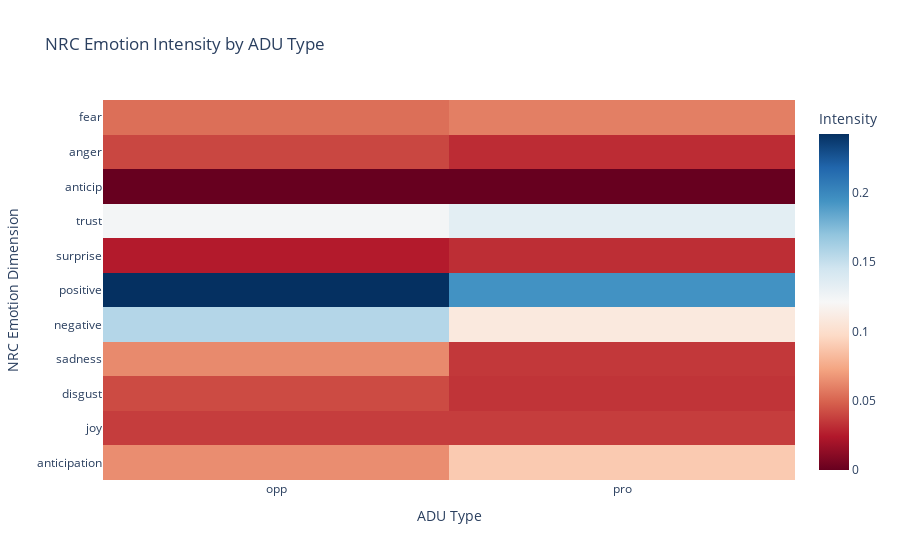

Notebook cell for this chart:
### Code cell
import pandas as pd
import spacy
from nrclex import NRCLex
import plotly.express as px

nlp = spacy.load("en_core_web_sm")

def calculate_nrc(text):
    nrc_sentiment = NRCLex(text)
    affect_dict = nrc_sentiment.affect_frequencies
    
    base_emotions = ['fear', 'anger', 'anticipation', 'trust', 'surprise', 
                     'positive', 'negative', 'sadness', 'disgust', 'joy']
    
    for emotion in base_emotions:
        if emotion not in affect_dict:
            affect_dict[emotion] = 0.0
            
    return affect_dict

def process_data(df):
    df_exp = df.explode(['EDU', 'adu_type'])
    
    nrc_features = df_exp['EDU'].apply(lambda x: pd.Series(calculate_nrc(x)))
    
    return pd.concat([df_exp[['adu_type']], nrc_features], axis=1)

def visualize_correlation(processed_df):
    grouped = processed_df.groupby('adu_type').mean().reset_index()
    
    melted = grouped.melt(id_vars='adu_type', 
                         var_name='Emotion', 
                         value_name='Intensity')
    
    fig = px.imshow(
        grouped.set_index('adu_type').T,
        labels=dict(x="ADU Type", y="NRC Dimension", color="Intensity"),
        color_continuous_scale='RdBu',
        title="NRC Emotion Intensity by ADU Type",
        aspect="auto"
    )
    
    fig.update_layout(
        xaxis_title="ADU Type",
        yaxis_title="NRC Emotion Dimension",
        coloraxis_colorbar=dict(title="Intensity")
    )
    
    return fig

processed_df = process_data(df)
fig = visualize_correlation(processed_df)
fig.show()

### Figure 1 — Plotly figure (JSON) as saved in the notebook; plotly's stock layout.template omitted (floating-point values rounded to 4 significant figures)
{"data": [{"coloraxis": "coloraxis", "hovertemplate": "ADU Type: %{x}<br>NRC Dimension: %{y}<br>Intensity: %{z}<extra></extra>", "name": "0", "type": "heatmap", "x": ["opp", "pro"], "xaxis": "x", "y": ["fear", "anger", "anticip", "trust", "surprise", "positive", "negative", "sadness", "disgust", "joy", "anticipation"], "yaxis": "y", "z": [[0.05363, 0.05928], [0.04004, 0.03103], [0, 0], [0.1239, 0.1338], [0.02488, 0.03163], [0.2426, 0.1946], [0.1568, 0.1088], [0.06332, 0.0351], [0.04149, 0.03365], [0.03689, 0.03675], [0.06447, 0.08924]]}], "layout": {"coloraxis": {"colorbar": {"title": {"text": "Intensity"}}, "colorscale": [[0, "rgb(103,0,31)"], [0.1, "rgb(178,24,43)"], [0.2, "rgb(214,96,77)"], [0.3, "rgb(244,165,130)"], [0.4, "rgb(253,219,199)"], [0.5, "rgb(247,247,247)"], [0.6, "rgb(209,229,240)"], [0.7, "rgb(146,197,222)"], [0.8, "rgb(67,147,195)"], [0.9, "rgb(33,102,172)"], [1, "rgb(5,48,97)"]]}, "title": {"text": "NRC Emotion Intensity by ADU Type"}, "xaxis": {"anchor": "y", "domain": [0, 1], "title": {"text": "ADU Type"}}, "yaxis": {"anchor": "x", "autorange": "reversed", "domain": [0, 1], "title": {"text": "NRC Emotion Dimension"}}}}
